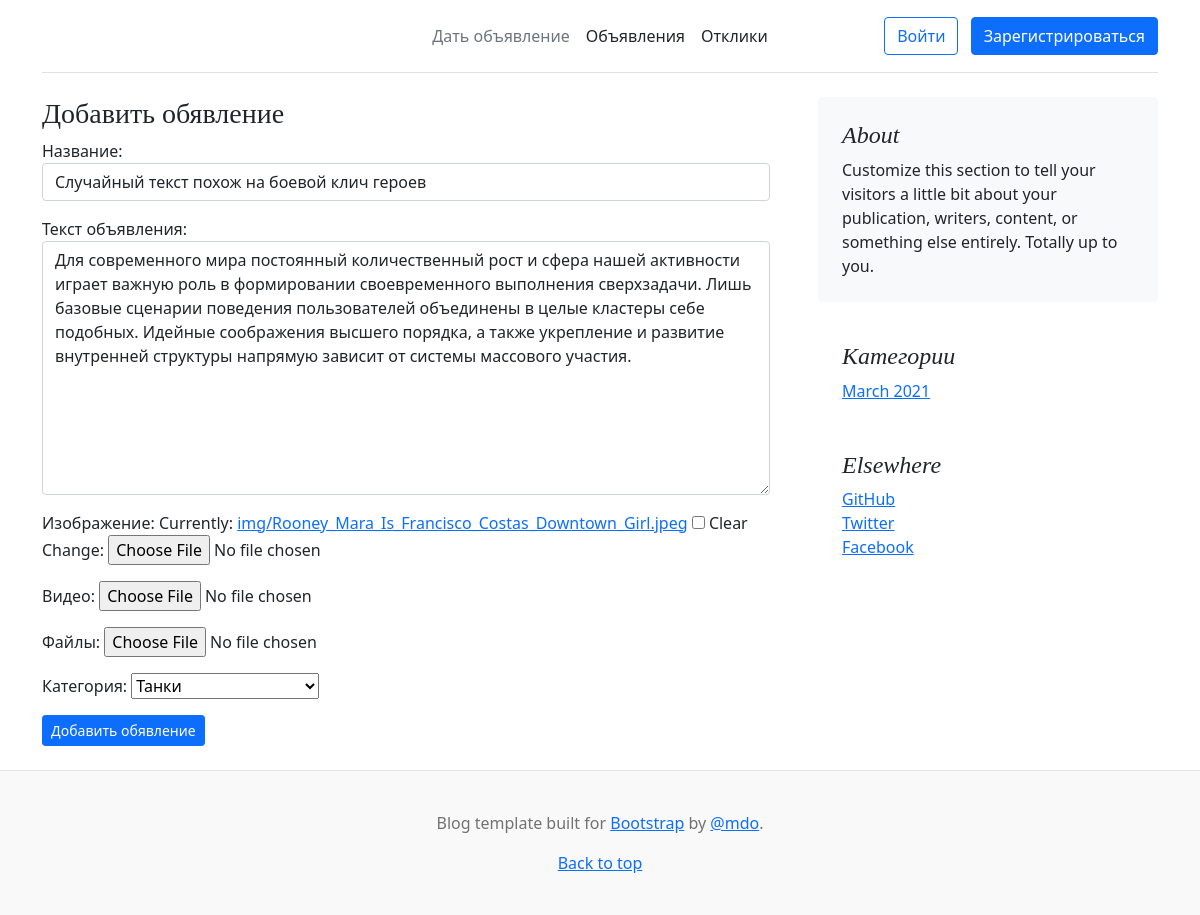
The page /advertisement/update/1/ on the database its author committed.
### advertisement/models.py (models this page shows, shortened)
class Advertisement(models.Model):
    TANKI = 'TANKI'
    HILY = 'HILY'
    DD = 'DD'
    TORGOVCI = 'TORGOVCI'
    GILDMASTERI = 'GILDMASTERI'
    KVESTGIVERI = 'KVESTGIVERI'
    KUZNECI = 'KUZNECI'
    KOZHEVNIKI = 'KOZHEVNIKI'
    ZELEVARI = 'ZELEVARI'
    MASTERA_ZAKLINANIY = 'MASTERA_ZAKLINANIY'
    CATEGORY = [
        (TANKI, 'Танки'),
        (HILY, 'Хилы'),
        (DD, 'ДД'),
        (TORGOVCI, 'Торговцы'),
        (GILDMASTERI, 'Гилдмастеры'),
        (KVESTGIVERI, 'Квестгиверы'),
        (KUZNECI, 'Кузнецы'),
        (KOZHEVNIKI, 'Кожевники'),
        (ZELEVARI, 'Зельевары'),
        (MASTERA_ZAKLINANIY, 'Мастера заклинаний'),
        ]
    author = models.ForeignKey(User, on_delete=models.PROTECT)
    title = models.CharField(max_length=255)
    text = models.TextField()
    image = models.ImageField(upload_to='img', null=True, blank=True)
    video = models.FileField(upload_to='video', null=True, blank=True)
    files = models.FileField(upload_to='files', null=True, blank=True)
    created = models.DateTimeField(auto_now_add=True)
    category = models.CharField(choices=CATEGORY, max_length=25)

### advertisement/views.py (the view, shortened to what this page needs)
# urls.py: path('update/<int:pk>/', AdvertisementUpdateView.as_view(), name='update'),
class AdvertisementUpdateView(UpdateView):
    form_class = CreateAdvForm
    template_name = 'adv_create.html'
    def get_object(self, **kwargs):
        id = self.kwargs.get('pk')
        return Advertisement.objects.get(pk=id)

### advertisement/forms.py
class CreateAdvForm(ModelForm):
  class Meta:
      model = Advertisement
      fields = ['title', 'text',
                'image', 'video',
                'files', 'category',
              ]
      labels = {
            'title': ('Название'),
            'text': ('Текст объявления'),
            'image': ('Изображение'),
            'video': ('Видео'),
            'files': ('Файлы'),
            'category': ('Категория'),
      }
      widgets = {
          'title': forms.TextInput(attrs={
          'class': 'form-control',
          'placeholder': 'Введите название'
           }),
           'text': forms.Textarea(attrs={
            'class': 'form-control',
            'placeholder': 'Введите текст объявления'
       }),
     }

### templates/adv_create.html (shortened to what this page needs)
{% extends 'base.html' %}
{% block content %}
<h3>Добавить обявление </h3>
<form method="POST" enctype="multipart/form-data">
    {{ form.as_p }}
    <div class="mar-top clearfix">
        <button class="btn btn-sm btn-primary pull-right" type="submit">Добавить обявление</button>
        </div>
</form>
<br/>
{% endblock content %}

### static/style.css (style rules this page uses)
h1, h2, h3, h4, h5, h6 { font-family: "Playfair Display", Georgia, "Times New Roman", serif; }

### rows shown on the page
Advertisement: title "Случайный текст похож на боевой клич героев", text "Для современного мира постоянный количественный рост и сфера нашей активности играет важную роль в формировании своевременного выполнения сверхзадачи. Лишь базовые сценарии поведения пользователей объединены в целые кластеры себе подобных. Идейные соображения высшего порядка, а также укрепление и развитие внутренней структуры напрямую зависит от системы массового участия.", category "Танки"
